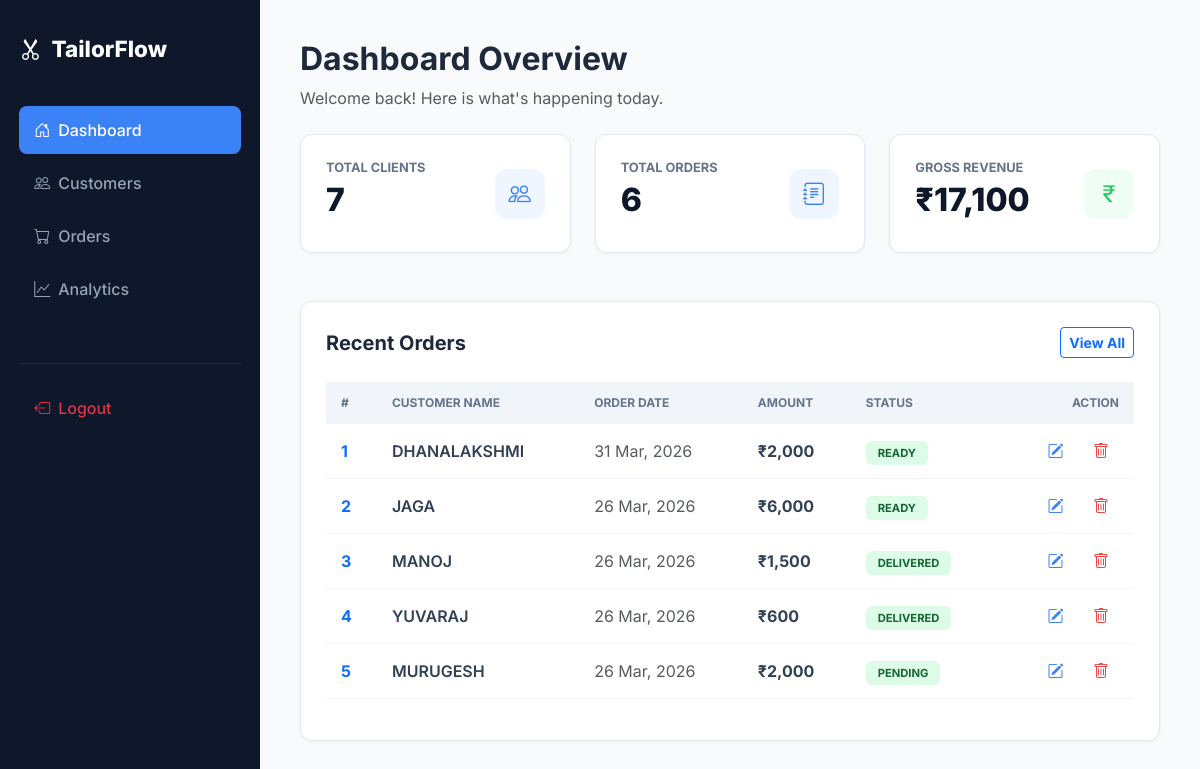
The app's page /home.php (signed in) with its own data.
### tables this page shows
CREATE TABLE `orders` (
  `id` int(11) NOT NULL,
  `customer_id` int(11) DEFAULT NULL,
  `order_date` date DEFAULT NULL,
  `delivery_date` date DEFAULT NULL,
  `total_amount` decimal(10,2) DEFAULT NULL,
  `status` enum('Pending','In Progress','Ready','Delivered') DEFAULT 'Pending',
  `created_at` timestamp NOT NULL DEFAULT current_timestamp(),
  `discount` decimal(10,2) DEFAULT 0.00
);

CREATE TABLE `customers` (
  `id` int(11) NOT NULL,
  `name` varchar(100) NOT NULL,
  `phone` varchar(15) DEFAULT NULL,
  `email` varchar(100) DEFAULT NULL,
  `address` text DEFAULT NULL,
  `created_at` timestamp NOT NULL DEFAULT current_timestamp()
);

### home.php (the view, shortened to what this page needs)
<?php
include 'config.php';
try {
    $total_customers = $pdo->query("SELECT COUNT(*) FROM customers")->fetchColumn();
    $total_orders = $pdo->query("SELECT COUNT(*) FROM orders")->fetchColumn();
    $total_revenue = $pdo->query("SELECT SUM(total_amount) FROM orders")->fetchColumn();
    $recent_orders = $pdo->query("SELECT o.*, c.name FROM orders o
        JOIN customers c ON o.customer_id = c.id
        ORDER BY o.id DESC LIMIT 5")->fetchAll(PDO::FETCH_ASSOC);
} catch (PDOException $e) {
    die("Database Error: " . $e->getMessage());
}
?>
<!DOCTYPE html>
<html lang="en">
<head>
    <link href="https://cdn.jsdelivr.net/npm/bootstrap@5.3.0/dist/css/bootstrap.min.css" rel="stylesheet">
    <link href="https://cdn.jsdelivr.net/npm/bootstrap-icons@1.11.3/font/bootstrap-icons.css" rel="stylesheet">
</head>
<body>
    <aside class="sidebar">
        <div class="brand"><i class="bi bi-scissors"></i> TailorFlow</div>
        <nav>
            <a href="home.php" class="nav-link active"><i class="bi bi-house-door me-2"></i> Dashboard</a>
            <a href="customers.php" class="nav-link"><i class="bi bi-people me-2"></i> Customers</a>
            <a href="orders.php" class="nav-link"><i class="bi bi-cart me-2"></i> Orders</a>
            <a href="reports.php" class="nav-link"><i class="bi bi-graph-up me-2"></i> Analytics</a>
            <div style="margin-top: 50px; border-top: 1px solid #1e293b; padding-top: 20px;">
                <a href="logout.php" class="nav-link text-danger"><i class="bi bi-box-arrow-left me-2"></i> Logout</a>
            </div>
        </nav>
    </aside>
    <main class="main-content">
        <div class="mb-4">
            <h2 class="fw-bold">Dashboard Overview</h2>
            <p class="text-muted">Welcome back! Here is what's happening today.</p>
        </div>
        <div class="row g-4 mb-5">
            <div class="col-md-4">
                <div class="stat-card">
                    <div>
                        <h6>Total Clients</h6>
                        <h2><?php echo $total_customers; ?></h2>
                    </div>
                    <div class="icon-box"><i class="bi bi-people"></i></div>
                </div>
            </div>
            <div class="col-md-4">
                <div class="stat-card">
                    <div>
                        <h6>Total Orders</h6>
                        <h2><?php echo $total_orders; ?></h2>
                    </div>
                    <div class="icon-box"><i class="bi bi-journal-text"></i></div>
                </div>
            </div>
            <div class="col-md-4">
                <div class="stat-card">
                    <div>
                        <h6>Gross Revenue</h6>
                        <h2>₹<?php echo number_format($total_revenue ?? 0); ?></h2>
                    </div>
                    <div class="icon-box" style="background: #f0fdf4; color: #22c55e;"><i class="bi bi-currency-rupee"></i></div>
                </div>
            </div>
        </div>
        <div class="content-card">
            <div class="d-flex justify-content-between align-items-center mb-4">
                <h5 class="fw-bold mb-0">Recent Orders</h5>
                <a href="orders.php" class="btn btn-sm btn-outline-primary fw-bold">View All</a>
            </div>
            <div class="table-responsive">
                <table class="table">
                    <thead>
                        <tr>
                            <th>#</th>
                            <th>Customer Name</th>
                            <th>Order Date</th>
                            <th>Amount</th>
                            <th>Status</th>
                            <th class="text-end">Action</th>
                        </tr>
                    </thead>
                    <tbody>
                        <?php
                        $serial = 1;
                        foreach($recent_orders as $o):
                        ?>
                        <tr>
                            <td class="fw-bold text-primary"><?php echo $serial++; ?></td>
                            <td class="fw-semibold"><?php echo htmlspecialchars($o['name']); ?></td>
                            <td class="text-muted"><?php echo date('d M, Y', strtotime($o['order_date'])); ?></td>
                            <td class="fw-bold">₹<?php echo number_format($o['total_amount']); ?></td>
                            <td>
                                <span class="status-badge">
                                    <?php echo strtoupper($o['status']); ?>
                                </span>
                            </td>
                            <td class="text-end">
                                <a href="edit_order.php?id=<?php echo $o['id']; ?>" class="btn-edit" title="Edit Order">
                                    <i class="bi bi-pencil-square"></i>
                                </a>
                                <a href="home.php?delete_id=<?php echo $o['id']; ?>"
                                   class="btn-delete"
                                   onclick="return confirm('Permanently delete this order?');"
                                   title="Delete Order">
                                    <i class="bi bi-trash"></i>
                                </a>
                            </td>
                        </tr>
                        <?php endforeach; ?>
                    </tbody>
                </table>
            </div>
        </div>
    </main>
</body>
</html>

### home.php (style rules this page uses)
body { background-color: #f8fafc; color: #1e293b; font-family: 'Inter', sans-serif; margin: 0; }
.sidebar { width: 260px; height: 100vh; position: fixed; background: #0f172a; padding: 2rem 1.2rem; z-index: 1000; }
.brand { font-size: 1.4rem; font-weight: 800; color: #ffffff; margin-bottom: 2.5rem; display: flex; align-items: center; gap: 10px; }
.nav-link { display: flex; align-items: center; padding: 12px 15px; color: #94a3b8; text-decoration: none; border-radius: 8px; margin-bottom: 5px; font-weight: 500; transition: 0.2s; }
.nav-link.active { background: #3b82f6; color: #fff; }
.main-content { margin-left: 260px; padding: 40px; width: calc(100% - 260px); }
.stat-card { background: #ffffff; border-radius: 12px; padding: 25px; border: 1px solid #e2e8f0; box-shadow: 0 1px 3px rgba(0,0,0,0.05); display: flex; justify-content: space-between; align-items: center; }
.stat-card h6 { color: #64748b; font-size: 0.8rem; font-weight: 700; text-transform: uppercase; margin: 0; }
.stat-card h2 { font-weight: 800; margin-top: 5px; color: #0f172a; }
.icon-box { width: 50px; height: 50px; border-radius: 12px; display: flex; align-items: center; justify-content: center; font-size: 1.4rem; background: #eff6ff; color: #3b82f6; }
.content-card { background: #ffffff; border-radius: 12px; border: 1px solid #e2e8f0; padding: 25px; box-shadow: 0 1px 3px rgba(0,0,0,0.05); }
.table thead th { background: #f1f5f9; color: #64748b; font-size: 0.75rem; text-transform: uppercase; padding: 12px 15px; border: none; }
.table tbody td { padding: 15px; vertical-align: middle; border-bottom: 1px solid #f1f5f9; color: #334155; }
.status-badge { background: #dcfce7; color: #166534; padding: 5px 12px; border-radius: 6px; font-size: 0.7rem; font-weight: 700; }
.btn-delete { color: #ef4444; padding: 5px 10px; border-radius: 6px; transition: 0.2s; text-decoration: none; }
.btn-edit { color: #3b82f6; padding: 5px 10px; border-radius: 6px; transition: 0.2s; text-decoration: none; margin-right: 5px; }

### records on screen
orders: customer.name "DHANALAKSHMI", order_date "31 Mar, 2026", total_amount "2,000", status "READY"
orders: customer.name "JAGA", order_date "26 Mar, 2026", total_amount "6,000", status "READY"
orders: customer.name "MANOJ", order_date "26 Mar, 2026", total_amount "1,500", status "DELIVERED"
orders: customer.name "YUVARAJ", order_date "26 Mar, 2026", total_amount "600", status "DELIVERED"
orders: customer.name "MURUGESH", order_date "26 Mar, 2026", total_amount "2,000", status "PENDING"

### other values on screen
$total_customers "7"
$total_orders "6"
$total_revenue "17,100"
